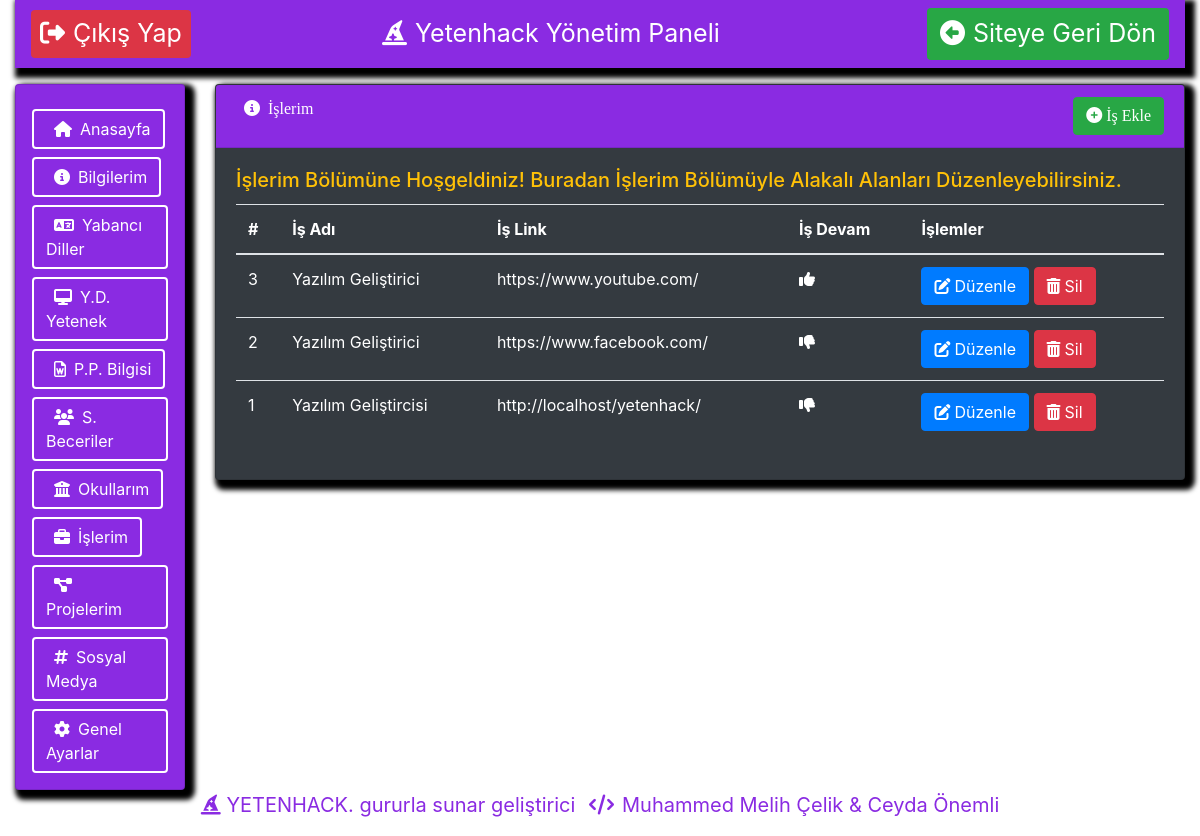
The page /yetenhack/islerim.php (signed in) on the database its author committed.
### tables this page shows
CREATE TABLE `islerim` ( 
	`is_id` Int( 11 ) NOT NULL,
	`is_adi` VarChar( 100 ) NOT NULL,
	`is_link` VarChar( 100 ) NOT NULL,
	`is_aciklama` Text NOT NULL,
	`is_tarih` VarChar( 100 ) NOT NULL,
	`is_devam` VarChar( 5 ) NOT NULL,
	`kullanici_id` Int( 11 ) NULL DEFAULT NULL,
	PRIMARY KEY ( `is_id` ) )
CHARACTER SET = utf8mb4
COLLATE = utf8mb4_general_ci;

### yetenhack/islerim.php (the view, shortened to what this page needs)
<?php include 'yonetimpaneli_ustkisim.php'; ?>
<?php include 'yonetimpaneli_solmenu.php'; ?>
<div class="col-lg-10">
                    <div class="card bg-dark text-white mb-3 mt-3 icerik">
                      <div class="card-header ustbilgi"><i class="fas fa-info-circle mx-2"></i>İşlerim
                      <a href="isekle.php"><button class="btn btn-success float-right"><i class="fas fa-plus-circle mr-1"></i>İş Ekle</button></a>
                    </div>
                      <div class="card-body">
                        <h5 class="card-title text-warning">İşlerim Bölümüne Hoşgeldiniz!
                          Buradan İşlerim Bölümüyle Alakalı Alanları Düzenleyebilirsiniz.
                        </h5>
                        <table class="table text-white">
			              <thead>
			                <tr>
			                  <th>#</th>
			                  <th>İş Adı</th>
                        <th>İş Link</th>
                        <th>İş Devam</th>
			                  <th>İşlemler</th>
			                </tr>
			              </thead>
			              <tbody>
                        <?php
                              $sorgu = $db->prepare("SELECT *FROM islerim ORDER BY is_id DESC");
                              $sorgu->execute();
                              $islerimcek = $sorgu->fetchALL(PDO::FETCH_ASSOC);
                              foreach($islerimcek as $satir)
                              {
                                ?>
                                  <tr>
                                    <td><?php echo $satir["is_id"]; ?></td>
                                    <td><?php echo $satir["is_adi"]; ?></td>
                                    <td><?php echo $satir["is_link"]; ?></td>
                                    <td>
                                      <?php
                                          if($satir["is_devam"]==1)
                                            {
                                              ?>
                                                  <span><i class="fas fa-thumbs-up"></i></span>
                                              <?php
                                            }else
                                            {
                                              ?>
                                              <span><i class="fas fa-thumbs-down"></i></span>
                                              <?php
                                            }
                                      ?>
                                    </td>
                                    <td>
                                      <a href="isduzenle.php?is_id=<?php echo $satir["is_id"];?>"><button class="btn btn-primary"><i class="fas fa-edit mr-1"></i>Düzenle</button></a>
                                      <a href="islem.php?issil_id=<?php echo $satir["is_id"];?>"><button class="btn btn-danger"><i class="fas fa-trash-alt mr-1"></i>Sil</button></a>
                                    </td>
                                  </tr>
                                <?php
                              }
                        ?>
			              </tbody>
			            </table>
                      </div>
                    </div>
                  </div>
                </div>
              </div>
<?php include 'yonetimpaneli_altkisim.php' ?>

### yetenhack/stil/yonetimpaneliicerik.css (style rules this page uses)
.icerik { -webkit-box-shadow: 5px 5px 5px 5px black; -moz-box-shadow: 5px 5px 5px 5px black; box-shadow: 5px 5px 5px 5px black; }
.ustbilgi { background-color: blueviolet; font-family: cursive; }

### rows shown on the page
islerim: is_id "3", is_adi "Yazılım Geliştirici", is_link "https://www.youtube.com/", is_devam "1" (drawn)
islerim: is_id "2", is_adi "Yazılım Geliştirici", is_link "https://www.facebook.com/", is_devam "0" (drawn)
islerim: is_id "1", is_adi "Yazılım Geliştircisi", is_link "http://localhost/yetenhack/", is_devam "0" (drawn)
